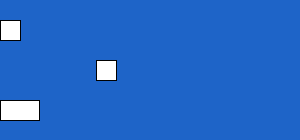
Frame 1 (no input)
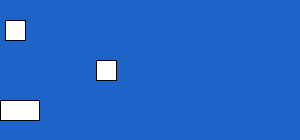
Frame 60 (the mouse pressed at the canvas centre just before this capture)
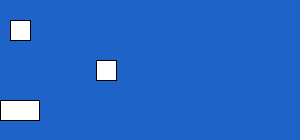
Frame 120 (the mouse held since frame 60 and released just before this capture)

The Processing sketch that drew these frames (run headless with seeded random() and noise(); from frame 60 on, the mouse is pressed at the canvas centre):

// Processing sketch: processing_118888
// ── processing_118888.pde

void setup() {
  size(300,140);
}
void draw() {
  background(30, 100, 200);
  float secondMap = map(second(), 0, 59, 0, width );
  rect(secondMap, 20, 20, 20);
  float minuteMap = map( minute(), 0, 59, 0, width );
  rect(minuteMap, 60, 20, 20);  
  float hourmap = map( hour(), 0, 23, 0, width );
  rect(0, 100, hourmap, 20);
}
